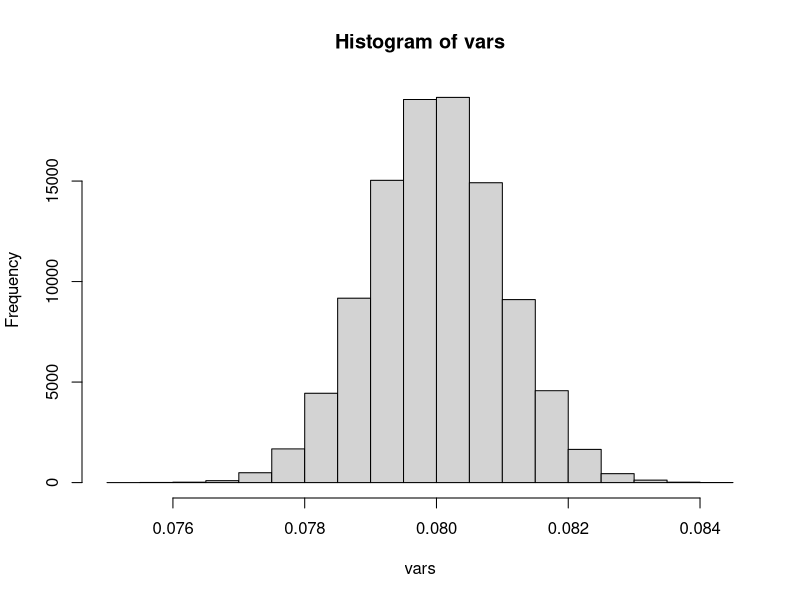
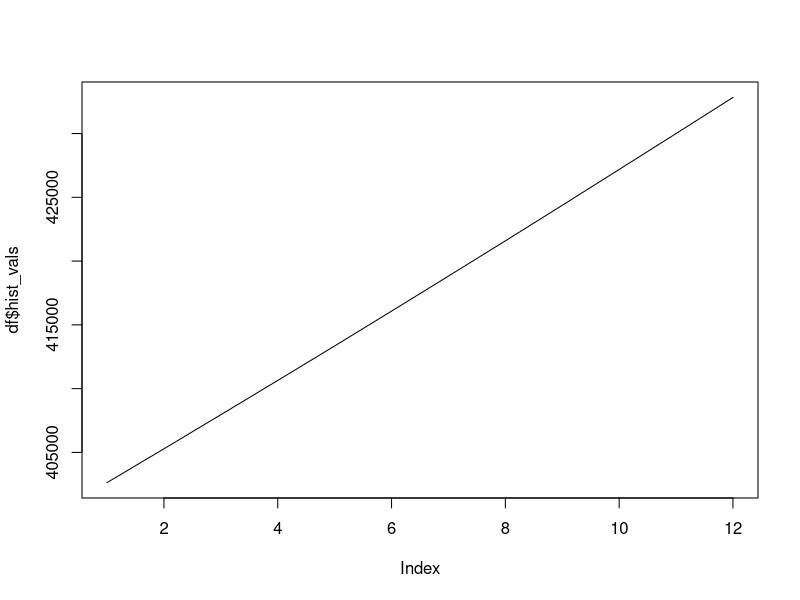

Here is the R script that generated these plots, in order:

library(tidyverse)
library(data.table)
years = 1 *12 %>% as.integer()
mon = 000

vars <- rnorm(100000, mean = .08, sd = .001)

hist(vars)
sum_vars =12000
hist_vals <- c()
interest <- c()
deposits <- c()
lump =0000
lump_months = c(3, 5, 8)
daily_interest <- list()


rates <- function(sum_vars, mon, lump = 0, lump_months = c(3, 5, 8), interest_rate = 0.067){
    
    vars <- rnorm(100000, mean = interest_rate, sd = .001)
    
    hist_vals <- c()
    interest <- c()
    deposits <- c()
    daily_interest <- list()
    
    
    for(i in 1:years){
    
    
    interest_sum = 0
    for (j in 1:30) {
        int = sample(vars, 1)
        interesti = sum_vars * (1+ int/365) - sum_vars
        sum_vars = sum_vars + interesti
        interest_sum = interest_sum + interesti
    }
    
    if(i %in% lump_months) {deposit = mon + lump}else {deposit = mon}
 
    interest[i] = interest_sum
    sum_vars = sum_vars + deposit
    hist_vals[i] = sum_vars
    deposits[i] = deposit
    
 
    
    }
    
    return(list(interest = interest, sum_vars = sum_vars,hist_vals =  hist_vals, deposits = deposits ))
}


df <- rates(sum_vars=400000, mon = 0, lump = 0, lump_months = c(3, 5, 8), interest_rate = 0.08)
plot(df$hist_vals, type = "l")
df
hist_vals
interest

